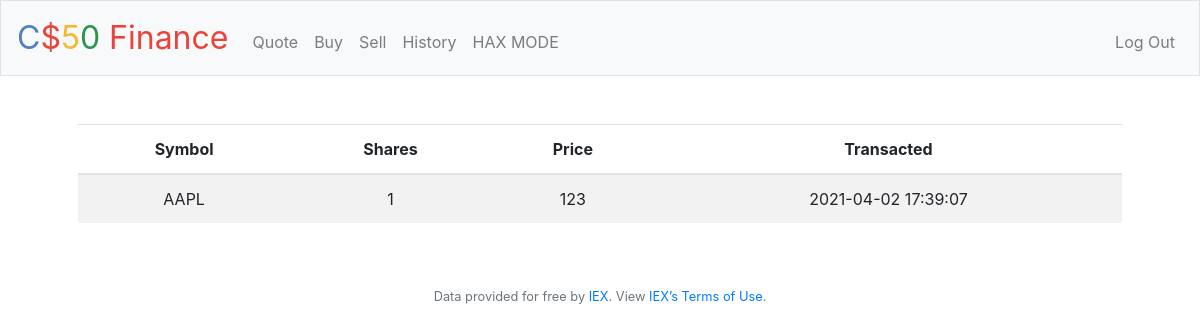
Page /history (signed in) on the earlier database version.
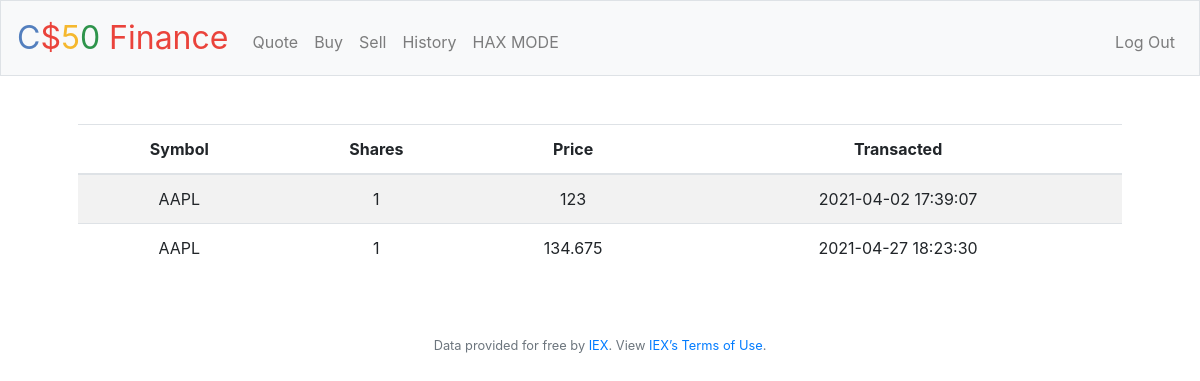
Same page on the later database version.
### tables this page shows
CREATE TABLE record(
  userID INTEGER NOT NULL,
  transactionID INTEGER,
  t1 INTEGER NOT NULL,
  symbol TEXT NOT NULL,
  transactions INTEGER NOT NULL,
  price INTEGER NOT NULL,
  PRIMARY KEY(transactionID),
  FOREIGN KEY(userID) REFERENCES users(id)
);

### application.py (the view)
@app.route("/history")
@login_required
def history():
    rows=db.execute("SELECT * FROM record ORDER BY t1")
    return render_template("history.html",rows=rows)

### application.py (called while the page is built)
@app.after_request
def after_request(response):
    response.headers["Cache-Control"] = "no-cache, no-store, must-revalidate"
    response.headers["Expires"] = 0
    response.headers["Pragma"] = "no-cache"
    return response

### helpers.py (called while the page is built)
def login_required(f):
    @wraps(f)
    def decorated_function(*args, **kwargs):
        if session.get("user_id") is None:
            return redirect("/login")
        return f(*args, **kwargs)
    return decorated_function

### templates/history.html (shortened to what this page needs)
{% extends "layout.html" %}
{% block main %}
    <table class="table table-striped">
        <thead>
            <tr>
                <th>Symbol</th>
                <th>Shares</th>
                <th>Price</th>
                <th>Transacted</th>
            </tr>
        </thead>
        <tbody>
            {% for row in rows%}
                <Tr>
                    <td>{{row.symbol}}</td>
                    <td>{{row.transactions}}</td>
                    <td>{{row.price}}</td>
                    <td>{{row.t1}}</td>
                </Tr>
            {% endfor%}
        </tbody>
                </table>
{% endblock %}

### templates/layout.html (shortened to what this page needs)
<!DOCTYPE html>
<html lang="en">
    <head>
        <link rel="stylesheet" href="https://cdn.jsdelivr.net/npm/bootstrap@4.5.3/dist/css/bootstrap.min.css">
        <link href="/static/styles.css" rel="stylesheet">
    </head>
    <body>
        <nav class="navbar navbar-expand-md navbar-light bg-light border">
            <a class="navbar-brand" href="/"><span class="blue">C</span><span class="red">$</span><span class="yellow">5</span><span class="green">0</span> <span class="red">Finance</span></a>
            <div class="collapse navbar-collapse" id="navbar">
                {% if session.user_id %}
                    <ul class="navbar-nav mr-auto mt-2">
                        <li class="nav-item"><a class="nav-link" href="/quote">Quote</a></li>
                        <li class="nav-item"><a class="nav-link" href="/buy">Buy</a></li>
                        <li class="nav-item"><a class="nav-link" href="/sell">Sell</a></li>
                        <li class="nav-item"><a class="nav-link" href="/history">History</a></li>
                        <li class="nav-item"><a class="nav-link" href="/HAX">HAX MODE</a></li>
                    </ul>
                    <ul class="navbar-nav ml-auto mt-2">
                        <li class="nav-item"><a class="nav-link" href="/logout">Log Out</a></li>
                    </ul>
                {% else %}
                    <ul class="navbar-nav ml-auto mt-2">
                        <li class="nav-item"><a class="nav-link" href="/register">Register</a></li>
                        <li class="nav-item"><a class="nav-link" href="/login">Log In</a></li>
                    </ul>
                {% endif %}
            </div>
        </nav>
        <main class="container p-5">
            {% block main %}{% endblock %}
        </main>
        <footer class="small text-center text-muted">
            Data provided for free by <a href="https://iextrading.com/developer">IEX</a>. View <a href="https://iextrading.com/api-exhibit-a/">IEX’s Terms of Use</a>.
        </footer>
    </body>
</html>

### static/styles.css (style rules this page uses)
nav .navbar-brand { font-size: xx-large; }
nav .navbar-brand .blue { color: #537fbe; }
nav .navbar-brand .red { color: #ea433b; }
nav .navbar-brand .yellow { color: #f5b82e; }
nav .navbar-brand .green { color: #2e944b; }
main { overflow-x: auto; text-align: center; }

Differences in the rows shown:
added record: symbol "AAPL", transactions "1", price "134.675", t1 "2021-04-27 18:23:30"
